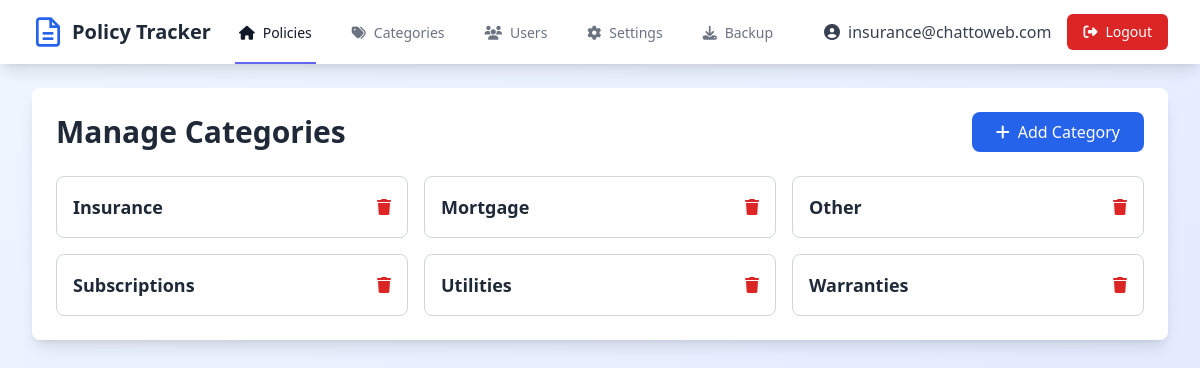
The page /categories (signed in) on the database its author committed.
### tables this page shows
CREATE TABLE users
                 (id INTEGER PRIMARY KEY AUTOINCREMENT,
                  email TEXT UNIQUE NOT NULL,
                  password TEXT NOT NULL,
                  is_admin INTEGER DEFAULT 0,
                  enabled INTEGER DEFAULT 1,
                  created_at TIMESTAMP DEFAULT CURRENT_TIMESTAMP);

CREATE TABLE categories
                 (id INTEGER PRIMARY KEY AUTOINCREMENT,
                  name TEXT UNIQUE NOT NULL,
                  created_at TIMESTAMP DEFAULT CURRENT_TIMESTAMP, color TEXT DEFAULT '#6366f1');

### app.py (the view, shortened to what this page needs)
@app.route('/categories', methods=['GET', 'POST'])
@login_required
def manage_categories():
    conn = get_db()
    c = conn.cursor()
    c.execute("SELECT * FROM categories ORDER BY name")
    categories = c.fetchall()
    conn.close()
    return render_template('categories.html', categories=categories)

### app.py (called while the page is built)
def get_db():
    conn = sqlite3.connect(DB_PATH)
    conn.row_factory = sqlite3.Row
    return conn

@app.context_processor
def inject_now():
    return {'now': datetime.now()}

def login_required(f):
    @wraps(f)
    def decorated_function(*args, **kwargs):
        if 'user_id' not in session:
            flash('Please log in to access this page.', 'error')
            return redirect(url_for('login'))
        conn = get_db()
        c = conn.cursor()
        c.execute("SELECT enabled FROM users WHERE id = ?", (session['user_id'],))
        user = c.fetchone()
        conn.close()
        if not user or not user['enabled']:
            session.clear()
            flash('Your account has been disabled.', 'error')
            return redirect(url_for('login'))
        return f(*args, **kwargs)
    return decorated_function

### templates/categories.html (shortened to what this page needs)
{% extends "base.html" %}
{% block content %}
<div class="bg-white rounded-lg shadow-lg p-6">
    <div class="flex justify-between items-center mb-6">
        <h1 class="text-3xl font-bold text-gray-800">Manage Categories</h1>
        <button onclick="document.getElementById('addModal').classList.remove('hidden')"
                class="bg-blue-600 text-white px-6 py-2 rounded-lg hover:bg-blue-700 transition duration-200">
            <i class="fas fa-plus mr-2"></i>Add Category
        </button>
    </div>
    <div class="grid grid-cols-1 md:grid-cols-2 lg:grid-cols-3 gap-4">
        {% for category in categories %}
        <div class="border border-gray-300 rounded-lg p-4 flex justify-between items-center">
            <span class="text-lg font-semibold text-gray-800">{{ category.name }}</span>
            <a href="{{ url_for('delete_category', id=category.id) }}"
               onclick="return confirm('Are you sure? This will not delete policies in this category.')"
               class="text-red-600 hover:text-red-900">
                <i class="fas fa-trash"></i>
            </a>
        </div>
        {% endfor %}
    </div>
</div>
{% endblock %}

### templates/base.html (shortened to what this page needs)
<!DOCTYPE html>
<html lang="en">
<head>
    <script src="https://cdn.tailwindcss.com"></script>
    <link rel="stylesheet" href="https://cdnjs.cloudflare.com/ajax/libs/font-awesome/6.4.0/css/all.min.css">
</head>
<body class="bg-gradient-to-br from-blue-50 to-indigo-100 min-h-screen">
    {% if session.user_id %}
    <nav class="bg-white shadow-lg">
        <div class="max-w-7xl mx-auto px-4 sm:px-6 lg:px-8">
            <div class="flex justify-between h-16">
                <div class="flex">
                    <div class="flex-shrink-0 flex items-center">
                        <span class="ml-2 text-xl font-bold text-gray-800">Policy Tracker</span>
                    </div>
                    <div class="hidden sm:ml-6 sm:flex sm:space-x-8">
                        <a href="{{ url_for('index') }}" class="border-indigo-500 text-gray-900 inline-flex items-center px-1 pt-1 border-b-2 text-sm font-medium">
                            <i class="fas fa-home mr-2"></i>Policies
                        </a>
                        <a href="{{ url_for('manage_categories') }}" class="border-transparent text-gray-500 hover:border-gray-300 hover:text-gray-700 inline-flex items-center px-1 pt-1 border-b-2 text-sm font-medium">
                            <i class="fas fa-tags mr-2"></i>Categories
                        </a>
                        {% if session.is_admin %}
                        <a href="{{ url_for('users') }}" class="border-transparent text-gray-500 hover:border-gray-300 hover:text-gray-700 inline-flex items-center px-1 pt-1 border-b-2 text-sm font-medium">
                            <i class="fas fa-users mr-2"></i>Users
                        </a>
                        <a href="{{ url_for('settings') }}" class="border-transparent text-gray-500 hover:border-gray-300 hover:text-gray-700 inline-flex items-center px-1 pt-1 border-b-2 text-sm font-medium">
                            <i class="fas fa-cog mr-2"></i>Settings
                        </a>
                        <a href="{{ url_for('backup') }}" class="border-transparent text-gray-500 hover:border-gray-300 hover:text-gray-700 inline-flex items-center px-1 pt-1 border-b-2 text-sm font-medium">
                            <i class="fas fa-download mr-2"></i>Backup
                        </a>
                        {% endif %}
                    </div>
                </div>
                <div class="hidden sm:ml-6 sm:flex sm:items-center space-x-4">
                    <a href="{{ url_for('account') }}" class="text-gray-700 hover:text-gray-900">
                        <i class="fas fa-user-circle mr-2"></i>{{ session.email }}
                    </a>
                    <a href="{{ url_for('logout') }}" class="bg-red-600 text-white px-4 py-2 rounded-md text-sm font-medium hover:bg-red-700">
                        <i class="fas fa-sign-out-alt mr-2"></i>Logout
                    </a>
                </div>
            </div>
        </div>
    </nav>
    {% endif %}
    <div class="max-w-7xl mx-auto py-6 sm:px-6 lg:px-8">
        {% block content %}{% endblock %}
    </div>
</body>
</html>

### rows shown on the page
users: email "insurance@chattoweb.com"
categories: name "Insurance"
categories: name "Mortgage"
categories: name "Other"
categories: name "Subscriptions"
categories: name "Utilities"
categories: name "Warranties"
